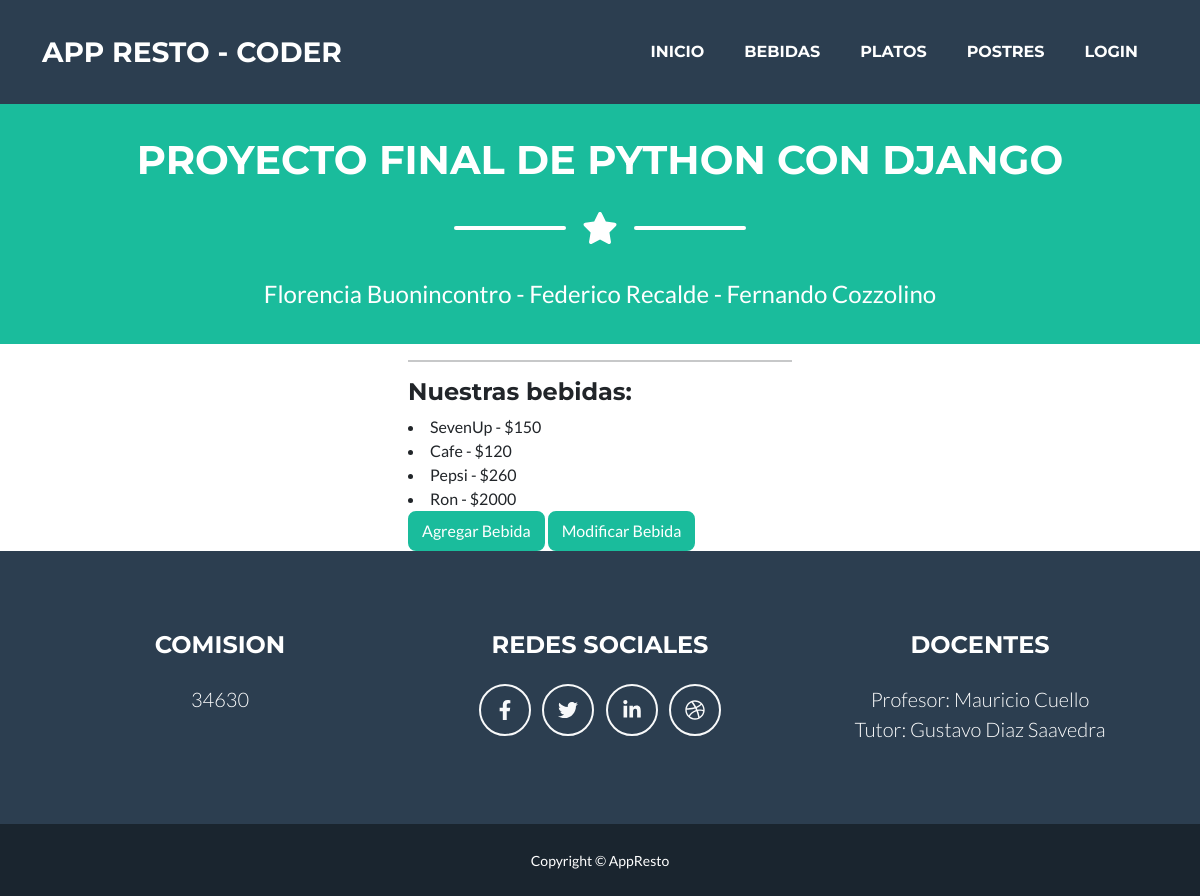
Screenshot of /bebidas/ with the database file from the repository.
### AppResto/models.py (models this page shows, shortened)
class Bebida(models.Model):
    bebida =  models.CharField(max_length=50)
    precio =  models.IntegerField()

### AppResto/views.py (the view)
# urls.py: path('bebidas/', bebidas, name="Bebidas"),
def bebidas(request):
    lista = Bebida.objects.all()
    return render(request, "bebidas.html", {"lista_bebida": lista})

### AppResto/templates/bebidas.html
{% extends 'padre.html' %}
{% load static %}
{% block contenidoDinamico %}
<h4>Nuestras bebidas:</h4>
{% for bebida in lista_bebida %}
    <li>{{bebida.bebida}} - ${{bebida.precio}}</li>
{% endfor %}
<a href="{% url 'bebidaFormulario' %}" class="btn btn-primary" role="button">Agregar Bebida</a>
<a href="{% url 'Bebidas_list' %}" class="btn btn-primary" role="button">Modificar Bebida</a>
{% endblock contenidoDinamico %}

### rows the page displays
Bebida: bebida "SevenUp", precio "150"
Bebida: bebida "Cafe", precio "120"
Bebida: bebida "Pepsi", precio "260"
Bebida: bebida "Ron", precio "2000"
